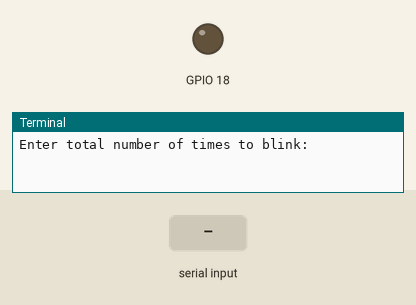
A program run on a simulated Raspberry Pi (BCM pin numbers). Parts: output pins drawn as LEDs (lit = HIGH), the last lines printed to the terminal. The inputs (shaded band) are chosen by the test bench.

Above: at 1.2 s.
1.3 s: "5" typed at the terminal
2.8 s: "90" typed at the terminal
At 4.0 s:
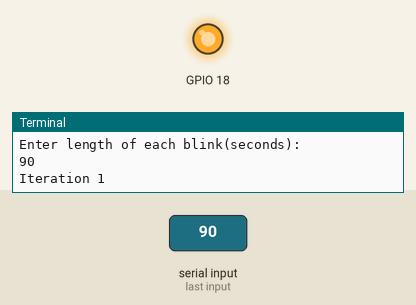
Timing chart, 0 to 5.8 s (numbered marks = the images above; inputs shaded):
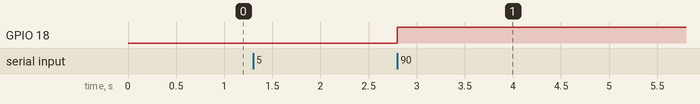

Measured:
- after the input at 2.8 s, GPIO 18: LOW → HIGH at once

The program:

sensor_led2.py
```python
#NOTE - for this we are utilizing PI GPIO - GND along with GPIO #18
#ALONG WITH A 300 OHM RESISTOR

import RPi.GPIO as GPIO ## Import GPIO library
import time ## Import 'time' library. Allows us to use 'sleep'

GPIO.setmode(GPIO.BCM) ## Use board pin numbering
GPIO.setup(18, GPIO.OUT) ## Setup GPIO Pin 18 to OUT

##Define a function named Blink()
def Blink(numTimes,speed):
    for i in range(0,numTimes):## Run loop numTimes
        print "Iteration " + str(i+1)## Print current loop
	GPIO.output(18,1)## Switch on pin 18
	time.sleep(speed)## Wait
	GPIO.output(18,0)## Switch off pin 18
	time.sleep(speed)## Wait
    print "Done" ## When loop is complete, print "Done"
    GPIO.cleanup()

## Ask user for total number of blinks and length of each blink
iterations = raw_input("Enter total number of times to blink: ")
speed = raw_input("Enter length of each blink(seconds): ")

## Start Blink() function. Convert user input from strings to numeric data types and pass to Blink() as parameters
Blink(int(iterations),float(speed))
```
